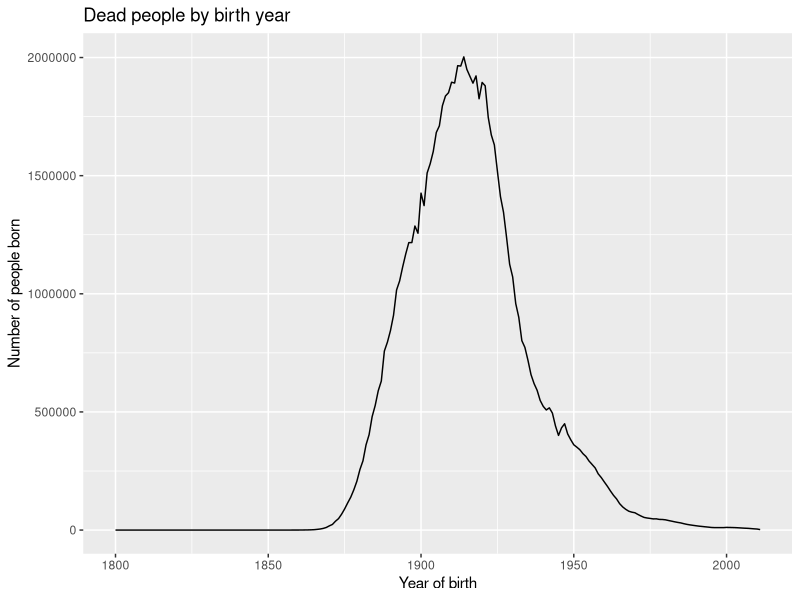
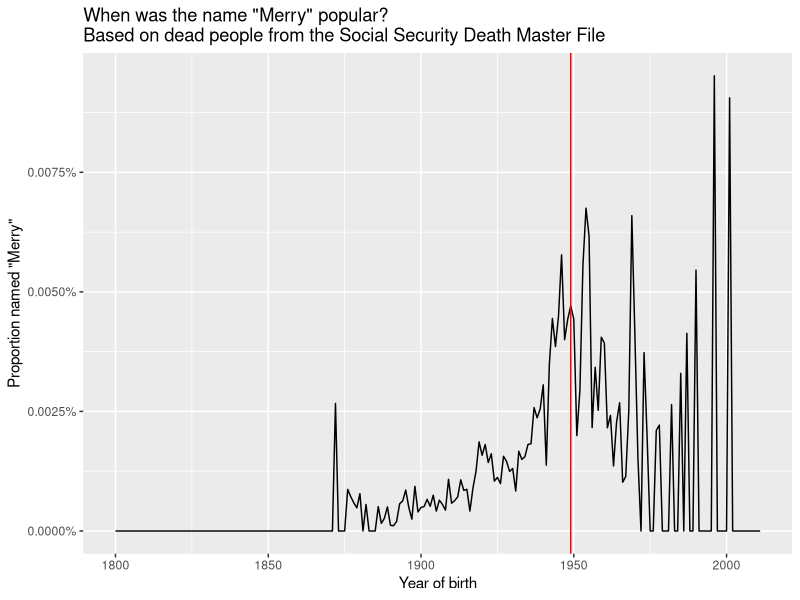
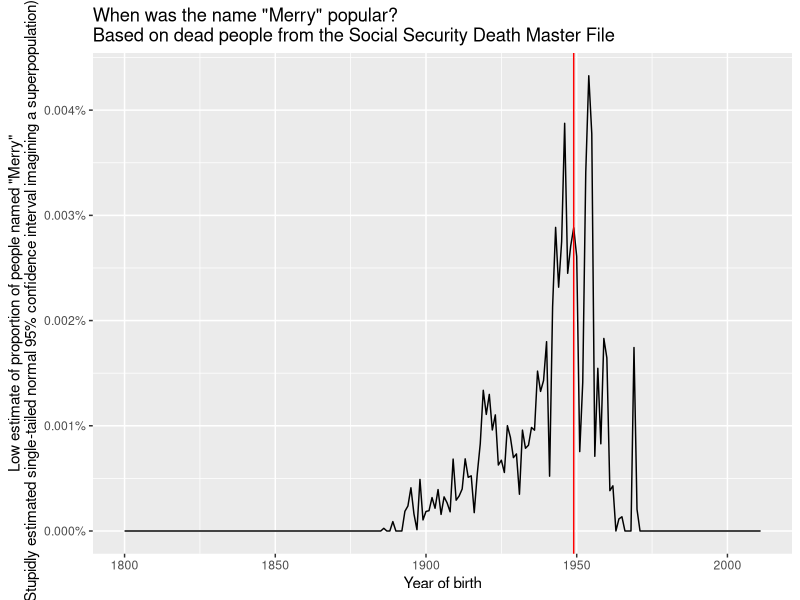

These figures' R source, in order:
#!/usr/bin/env Rscript
library(ggplot2)
library(reshape2)
library(scales)

merry.raw <- na.omit(read.csv('merry.csv'))
merry.nonzero <- merry.raw[merry.raw$merry.raw,]

merry <- dcast(merry.raw, year ~ merry)
merry[is.na(merry[,'TRUE']),'TRUE'] <- 0
merry$total <- merry[,'TRUE'] + merry[,'FALSE']

merry$p <- merry[,'TRUE'] / merry$total
merry$se <- sqrt(merry$p * (1-merry$p) / merry$total)

p.merry <- ggplot(merry) + aes(x = year, y = p) + geom_line() +
  geom_vline(xintercept = 1949, color = 'red') +
  scale_x_continuous('Year of birth') +
  scale_y_continuous('Proportion named "Merry"', labels = percent) +
  labs(title = 'When was the name "Merry" popular?\nBased on dead people from the Social Security Death Master File')

p.merry.error <- p.merry +
  geom_errorbar(
    aes(ymin = p + qnorm(0.25) * se, ymax = p + qnorm(0.975) * se),
    color = 'grey',
    width = 0
  ) + geom_line()

merry$low.estimate <- sapply(merry$p + qnorm(0.05) * merry$se, function(v) {max(0, v)})
p.merry.low <- ggplot(merry) + aes(x = year, y = low.estimate) + geom_line() +
  geom_vline(xintercept = 1949, color = 'red') +
  scale_x_continuous('Year of birth') +
  scale_y_continuous('Low estimate of proportion of people named "Merry"\n(Stupidly estimated single-tailed normal 95% confidence interval imagining a superpopulation)', labels = percent) +
  labs(title = 'When was the name "Merry" popular?\nBased on dead people from the Social Security Death Master File')

p.all <- ggplot(merry) + aes(x = year, y = total) + geom_line() +
  scale_x_continuous('Year of birth') +
  scale_y_continuous('Number of people born') +
  labs(title = 'Dead people by birth year')

pdf('merry.pdf', width = 11, height = 8.5)
print(p.all)
print(p.merry)
# print(p.merry.error)
print(p.merry.low)
dev.off()
